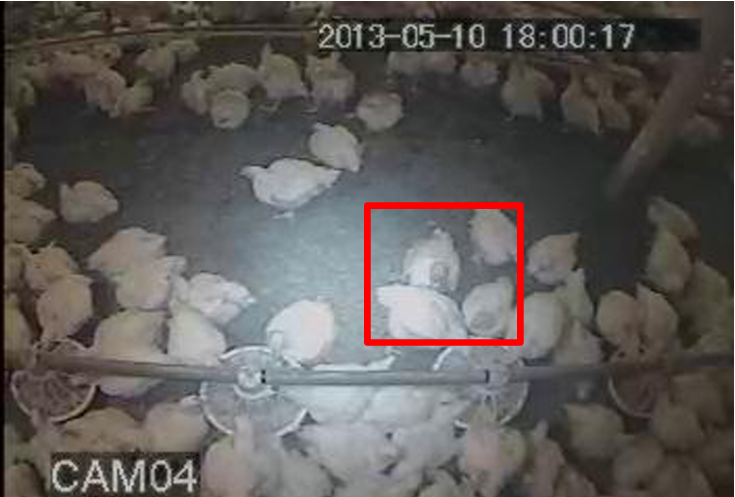
#> input picture AtividadeTrês/galinhas.png, 735 x 497 px
$ python 'ExercícioUm.py'
#> lines starting #> are read from the running program, lines starting #| are printed output that depends on the picture; after the words box and inside, x2 and y2 are one past the last pixel; in counts of white or black regions, pixels touching at a corner belong together
import cv2
import numpy as np

# Encontrar o retângulo vermelho, converter em grayscale, aplicar thresholding (preto/branco),
# utilizar erosão para diminuir a galinhas e separá-las, para enfim contá-las

img = cv2.imread('galinhas.png')
#> img is the input picture: shape (497, 735, 3); mean B, G, R 88.2, 90.8, 95
hsv = cv2.cvtColor(img, cv2.COLOR_BGR2HSV)
#> hsv: shape (497, 735, 3); mean H, S, V 49.8, 38.2, 98.7

lower_red = np.array([0, 120, 70])
upper_red = np.array([10, 255, 255])
mask_red = cv2.inRange(hsv, lower_red, upper_red)
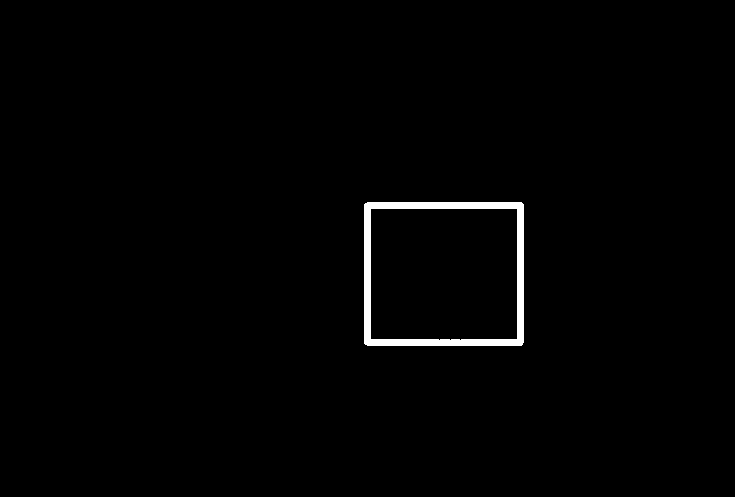
#> mask_red: shape (497, 735); 1.1% white; 1 white region

# contours, _ = cv2.findContours(mask_red, cv2.RETR_EXTERNAL, cv2.CHAIN_APPROX_SIMPLE)
contours, _ = cv2.findContours(mask_red, cv2.RETR_LIST, cv2.CHAIN_APPROX_SIMPLE)
#> contours = 2 contours; box (x1, y1, x2, y2) and area: (364, 202, 524, 346) 22726, (370, 208, 518, 341) 19258
if contours:
    c = max(contours, key=cv2.contourArea)
#> c = contour of 14 points, box (x1, y1, x2, y2) (364, 202, 524, 346), area 22726
    x, y, w, h = cv2.boundingRect(c)
#> x = 364; y = 202; w = 160; h = 144
    roi = img[y:y + h, x:x + w]
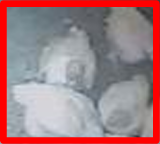
#> roi: shape (144, 160, 3); mean B, G, R 130.3, 126.1, 163.6

    gray = cv2.cvtColor(roi, cv2.COLOR_BGR2GRAY)
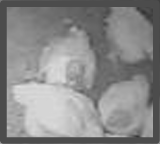
#> gray: shape (144, 160); min 51, max 224, mean 137.8
    blurred = cv2.GaussianBlur(gray, (5, 5), 0)

    _, thresh = cv2.threshold(blurred, 0, 255, cv2.THRESH_BINARY + cv2.THRESH_OTSU)
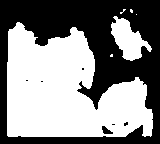
#> thresh: shape (144, 160); 53.1% white; 7 black regions (5 under 20 px), largest, box (x1, y1, x2, y2) and area: (0, 0, 160, 144) 10729, (102, 126, 113, 134) 52

    kernel = np.ones((5, 5), np.uint8)
    eroded = cv2.erode(thresh, kernel, iterations=4)
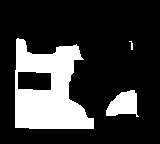
#> eroded: shape (144, 160); 22.2% white; 3 white regions (1 under 20 px)

    galinhas_contours, _ = cv2.findContours(eroded, cv2.RETR_LIST, cv2.CHAIN_APPROX_SIMPLE)
#> galinhas_contours = 4 contours, 1 with area under 20; largest, box (x1, y1, x2, y2) and area: (15, 38, 94, 129) 4888, (17, 71, 52, 91) 613, (106, 90, 139, 117) 548
    print(f"Número de galinhas no retângulo: {len(galinhas_contours)}")
#| Número de galinhas no retângulo: 4

    cv2.imshow("ROI Binarizado e Erodido", eroded)
    cv2.waitKey(0)
